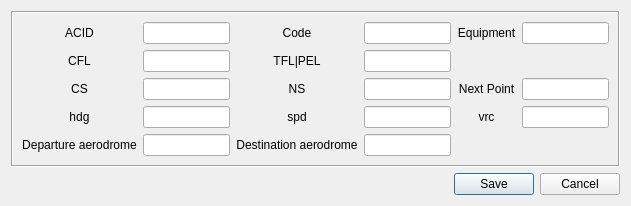
<?xml version="1.0" encoding="UTF-8"?>
<ui version="4.0">
 <class>SfplEditor</class>
 <widget class="QDialog" name="FplEditor">
  <property name="windowModality">
   <enum>Qt::WindowModal</enum>
  </property>
  <property name="geometry">
   <rect>
    <x>0</x>
    <y>0</y>
    <width>631</width>
    <height>200</height>
   </rect>
  </property>
  <property name="sizePolicy">
   <sizepolicy hsizetype="Preferred" vsizetype="Minimum">
    <horstretch>0</horstretch>
    <verstretch>0</verstretch>
   </sizepolicy>
  </property>
  <property name="windowTitle">
   <string>Create FPL</string>
  </property>
  <property name="sizeGripEnabled">
   <bool>false</bool>
  </property>
  <property name="modal">
   <bool>false</bool>
  </property>
  <layout class="QVBoxLayout" name="verticalLayout">
   <item>
    <widget class="QFrame" name="frame">
     <property name="sizePolicy">
      <sizepolicy hsizetype="Maximum" vsizetype="Preferred">
       <horstretch>0</horstretch>
       <verstretch>0</verstretch>
      </sizepolicy>
     </property>
     <property name="frameShape">
      <enum>QFrame::Box</enum>
     </property>
     <property name="frameShadow">
      <enum>QFrame::Sunken</enum>
     </property>
     <layout class="QGridLayout" name="gridLayout">
      <item row="0" column="2">
       <widget class="QLabel" name="CodeLabel">
        <property name="text">
         <string>Code</string>
        </property>
        <property name="alignment">
         <set>Qt::AlignCenter</set>
        </property>
       </widget>
      </item>
      <item row="0" column="3">
       <widget class="QLineEdit" name="CodeEdit">
        <property name="alignment">
         <set>Qt::AlignCenter</set>
        </property>
       </widget>
      </item>
      <item row="3" column="5">
       <widget class="QLineEdit" name="VrcEdit">
        <property name="alignment">
         <set>Qt::AlignCenter</set>
        </property>
       </widget>
      </item>
      <item row="3" column="3">
       <widget class="QLineEdit" name="SpdEdit">
        <property name="alignment">
         <set>Qt::AlignCenter</set>
        </property>
       </widget>
      </item>
      <item row="2" column="5">
       <widget class="QLineEdit" name="NPEdit">
        <property name="alignment">
         <set>Qt::AlignCenter</set>
        </property>
       </widget>
      </item>
      <item row="4" column="1">
       <widget class="QLineEdit" name="AerodromeDepEdit">
        <property name="sizePolicy">
         <sizepolicy hsizetype="Ignored" vsizetype="Fixed">
          <horstretch>0</horstretch>
          <verstretch>0</verstretch>
         </sizepolicy>
        </property>
        <property name="toolTip">
         <string>Departure aerodrome (up to 4 letters and digits). Example: EHAM</string>
        </property>
        <property name="maxLength">
         <number>4</number>
        </property>
        <property name="alignment">
         <set>Qt::AlignCenter</set>
        </property>
       </widget>
      </item>
      <item row="4" column="0">
       <widget class="QLabel" name="AerodromeDepLabel">
        <property name="enabled">
         <bool>true</bool>
        </property>
        <property name="sizePolicy">
         <sizepolicy hsizetype="Minimum" vsizetype="Minimum">
          <horstretch>0</horstretch>
          <verstretch>0</verstretch>
         </sizepolicy>
        </property>
        <property name="text">
         <string>Departure aerodrome</string>
        </property>
        <property name="alignment">
         <set>Qt::AlignCenter</set>
        </property>
        <property name="wordWrap">
         <bool>true</bool>
        </property>
        <property name="buddy">
         <cstring>AerodromeDepEdit</cstring>
        </property>
       </widget>
      </item>
      <item row="0" column="0">
       <widget class="QLabel" name="ACIDLabel">
        <property name="enabled">
         <bool>true</bool>
        </property>
        <property name="sizePolicy">
         <sizepolicy hsizetype="Minimum" vsizetype="Minimum">
          <horstretch>0</horstretch>
          <verstretch>0</verstretch>
         </sizepolicy>
        </property>
        <property name="text">
         <string>ACID</string>
        </property>
        <property name="alignment">
         <set>Qt::AlignCenter</set>
        </property>
        <property name="wordWrap">
         <bool>true</bool>
        </property>
        <property name="buddy">
         <cstring>ACIDEdit</cstring>
        </property>
       </widget>
      </item>
      <item row="0" column="1">
       <widget class="QLineEdit" name="ACIDEdit">
        <property name="sizePolicy">
         <sizepolicy hsizetype="Ignored" vsizetype="Fixed">
          <horstretch>0</horstretch>
          <verstretch>0</verstretch>
         </sizepolicy>
        </property>
        <property name="acceptDrops">
         <bool>true</bool>
        </property>
        <property name="toolTip">
         <string>Aircraft Identification (up to 7 letters and digits). Example: ACF402</string>
        </property>
        <property name="maxLength">
         <number>7</number>
        </property>
        <property name="alignment">
         <set>Qt::AlignCenter</set>
        </property>
       </widget>
      </item>
      <item row="4" column="3">
       <widget class="QLineEdit" name="AerodromeDestEdit">
        <property name="sizePolicy">
         <sizepolicy hsizetype="Ignored" vsizetype="Fixed">
          <horstretch>0</horstretch>
          <verstretch>0</verstretch>
         </sizepolicy>
        </property>
        <property name="toolTip">
         <string>Destination aerodrome (up to 4 letters and digits). Example: LPPT</string>
        </property>
        <property name="maxLength">
         <number>4</number>
        </property>
        <property name="alignment">
         <set>Qt::AlignCenter</set>
        </property>
       </widget>
      </item>
      <item row="4" column="2">
       <widget class="QLabel" name="AerodromeDestLabel">
        <property name="enabled">
         <bool>true</bool>
        </property>
        <property name="sizePolicy">
         <sizepolicy hsizetype="Minimum" vsizetype="Minimum">
          <horstretch>0</horstretch>
          <verstretch>0</verstretch>
         </sizepolicy>
        </property>
        <property name="text">
         <string>Destination aerodrome</string>
        </property>
        <property name="alignment">
         <set>Qt::AlignCenter</set>
        </property>
        <property name="wordWrap">
         <bool>true</bool>
        </property>
        <property name="buddy">
         <cstring>AerodromeDestEdit</cstring>
        </property>
       </widget>
      </item>
      <item row="2" column="0">
       <widget class="QLabel" name="CSLabel">
        <property name="text">
         <string>CS</string>
        </property>
        <property name="alignment">
         <set>Qt::AlignCenter</set>
        </property>
       </widget>
      </item>
      <item row="1" column="2">
       <widget class="QLabel" name="TFLLabel">
        <property name="text">
         <string>TFL|PEL</string>
        </property>
        <property name="alignment">
         <set>Qt::AlignCenter</set>
        </property>
       </widget>
      </item>
      <item row="1" column="0">
       <widget class="QLabel" name="CFLLabel">
        <property name="text">
         <string>CFL</string>
        </property>
        <property name="alignment">
         <set>Qt::AlignCenter</set>
        </property>
       </widget>
      </item>
      <item row="2" column="1">
       <widget class="QLineEdit" name="CSEdit">
        <property name="alignment">
         <set>Qt::AlignCenter</set>
        </property>
       </widget>
      </item>
      <item row="3" column="0">
       <widget class="QLabel" name="HdgLabel">
        <property name="text">
         <string>hdg</string>
        </property>
        <property name="alignment">
         <set>Qt::AlignCenter</set>
        </property>
       </widget>
      </item>
      <item row="3" column="2">
       <widget class="QLabel" name="SpdLabel">
        <property name="text">
         <string>spd</string>
        </property>
        <property name="alignment">
         <set>Qt::AlignCenter</set>
        </property>
       </widget>
      </item>
      <item row="0" column="5">
       <widget class="QLineEdit" name="EquipmentEdit">
        <property name="toolTip">
         <string>Equipment. Example: S/C</string>
        </property>
        <property name="maxLength">
         <number>222</number>
        </property>
        <property name="alignment">
         <set>Qt::AlignCenter</set>
        </property>
       </widget>
      </item>
      <item row="2" column="3">
       <widget class="QLineEdit" name="NSEdit">
        <property name="alignment">
         <set>Qt::AlignCenter</set>
        </property>
       </widget>
      </item>
      <item row="0" column="4">
       <widget class="QLabel" name="EquipmentLabel">
        <property name="enabled">
         <bool>true</bool>
        </property>
        <property name="sizePolicy">
         <sizepolicy hsizetype="Minimum" vsizetype="Minimum">
          <horstretch>0</horstretch>
          <verstretch>0</verstretch>
         </sizepolicy>
        </property>
        <property name="text">
         <string>Equipment</string>
        </property>
        <property name="alignment">
         <set>Qt::AlignCenter</set>
        </property>
        <property name="wordWrap">
         <bool>true</bool>
        </property>
        <property name="buddy">
         <cstring>EquipmentEdit</cstring>
        </property>
       </widget>
      </item>
      <item row="1" column="3">
       <widget class="QLineEdit" name="TFLEdit">
        <property name="alignment">
         <set>Qt::AlignCenter</set>
        </property>
       </widget>
      </item>
      <item row="1" column="1">
       <widget class="QLineEdit" name="CFLEdit">
        <property name="alignment">
         <set>Qt::AlignCenter</set>
        </property>
       </widget>
      </item>
      <item row="2" column="4">
       <widget class="QLabel" name="NPLabel">
        <property name="text">
         <string>Next Point</string>
        </property>
        <property name="alignment">
         <set>Qt::AlignCenter</set>
        </property>
       </widget>
      </item>
      <item row="2" column="2">
       <widget class="QLabel" name="NSLabel">
        <property name="text">
         <string>NS</string>
        </property>
        <property name="alignment">
         <set>Qt::AlignCenter</set>
        </property>
       </widget>
      </item>
      <item row="3" column="4">
       <widget class="QLabel" name="VrcLabel">
        <property name="text">
         <string>vrc</string>
        </property>
        <property name="alignment">
         <set>Qt::AlignCenter</set>
        </property>
       </widget>
      </item>
      <item row="3" column="1">
       <widget class="QLineEdit" name="HdgEdit">
        <property name="alignment">
         <set>Qt::AlignCenter</set>
        </property>
       </widget>
      </item>
     </layout>
    </widget>
   </item>
   <item>
    <widget class="QDialogButtonBox" name="buttonBox">
     <property name="sizePolicy">
      <sizepolicy hsizetype="Minimum" vsizetype="Fixed">
       <horstretch>0</horstretch>
       <verstretch>0</verstretch>
      </sizepolicy>
     </property>
     <property name="orientation">
      <enum>Qt::Horizontal</enum>
     </property>
     <property name="standardButtons">
      <set>QDialogButtonBox::Cancel|QDialogButtonBox::Save</set>
     </property>
     <property name="centerButtons">
      <bool>false</bool>
     </property>
    </widget>
   </item>
  </layout>
 </widget>
 <tabstops>
  <tabstop>ACIDEdit</tabstop>
  <tabstop>CodeEdit</tabstop>
  <tabstop>EquipmentEdit</tabstop>
  <tabstop>CFLEdit</tabstop>
  <tabstop>TFLEdit</tabstop>
  <tabstop>CSEdit</tabstop>
  <tabstop>NSEdit</tabstop>
  <tabstop>NPEdit</tabstop>
  <tabstop>HdgEdit</tabstop>
  <tabstop>SpdEdit</tabstop>
  <tabstop>VrcEdit</tabstop>
  <tabstop>AerodromeDepEdit</tabstop>
  <tabstop>AerodromeDestEdit</tabstop>
  <tabstop>buttonBox</tabstop>
 </tabstops>
 <resources/>
 <connections>
  <connection>
   <sender>buttonBox</sender>
   <signal>rejected()</signal>
   <receiver>FplEditor</receiver>
   <slot>reject()</slot>
   <hints>
    <hint type="sourcelabel">
     <x>400</x>
     <y>392</y>
    </hint>
    <hint type="destinationlabel">
     <x>286</x>
     <y>274</y>
    </hint>
   </hints>
  </connection>
 </connections>
 <slots>
  <slot>OnButtonBox(QAbstractButton*)</slot>
  <slot>save()</slot>
  <slot>cancel()</slot>
  <slot>onTextChanged()</slot>
 </slots>
</ui>
